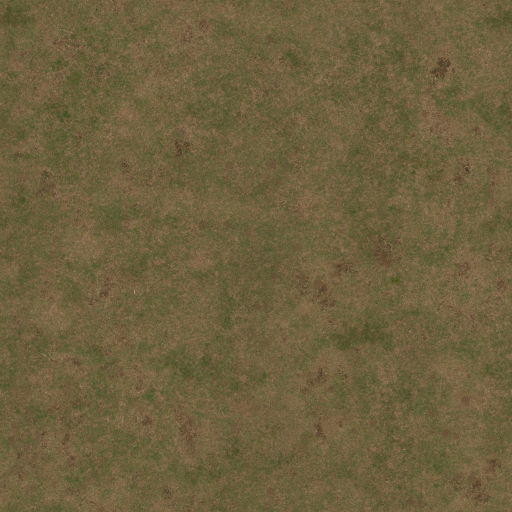
#> input picture assets-src/polyhaven/grass_ground_diff_1k.jpg, 1024 x 1024 px, found by its file name (shown at 1/2 size)
$ python prepare-turf.py
#> lines starting #> are read from the running program, lines starting #| are printed output that depends on the picture
#!/usr/bin/env python3
"""prepare-turf.py — turns Poly Haven's grass_ground diffuse (CC0) into the
monochrome turf detail map used on the pitch.

Luminance only (the pitch is tinted in the scene, in the site palette), and
contrast lowered to 0.42: a mown pitch is far more even than field grass, and
low contrast is what stops the ~4.4 m tile repeat reading as a pattern.

Then `npm run assets` encodes it to public/textures/turf.ktx2.
"""
from PIL import Image, ImageOps, ImageEnhance

im = Image.open('assets-src/polyhaven/grass_ground_diff_1k.jpg').convert('L')
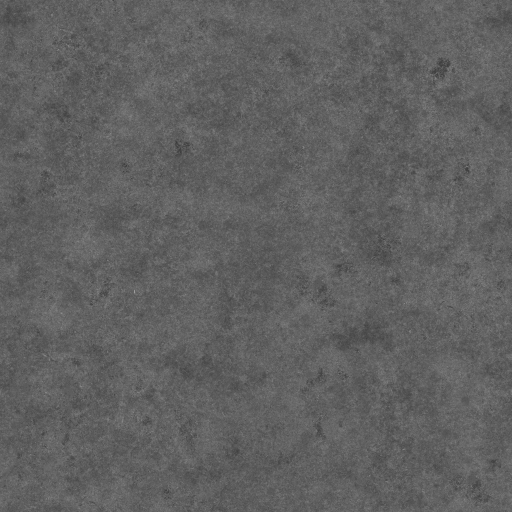
#> im: PIL image 1024x1024 L (shown at 1/2 size); min 50, max 173, mean 96.4
im = ImageOps.autocontrast(im, cutoff=1)
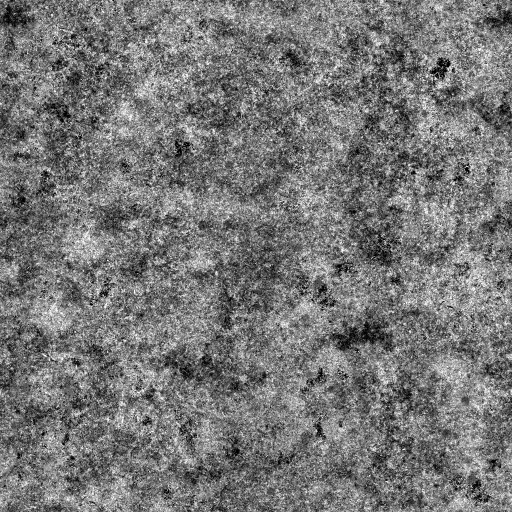
#> im: PIL image 1024x1024 L (shown at 1/2 size); min 0, max 255, mean 118.3
im = ImageEnhance.Contrast(im).enhance(0.42)
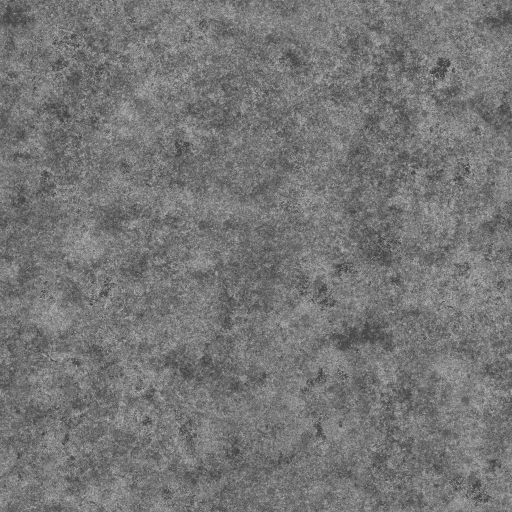
#> im: PIL image 1024x1024 L (shown at 1/2 size); min 68, max 175, mean 117.7
im.convert('RGB').resize((512, 512), Image.LANCZOS).save('assets-src/turf-mono-512.png')
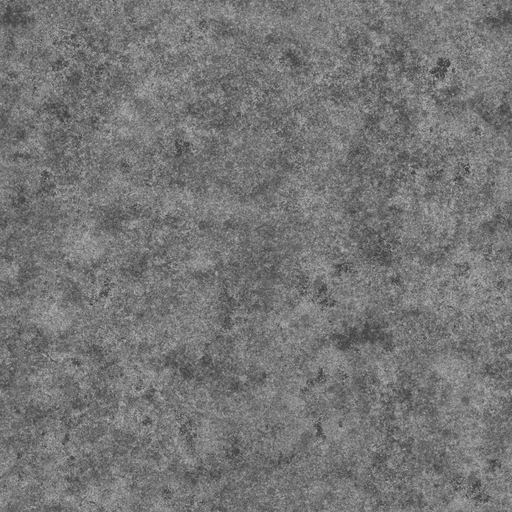
#> saved as turf-mono-512.png: PIL image 512x512 RGB; min 56, max 184, mean 117.7
print('wrote assets-src/turf-mono-512.png')
